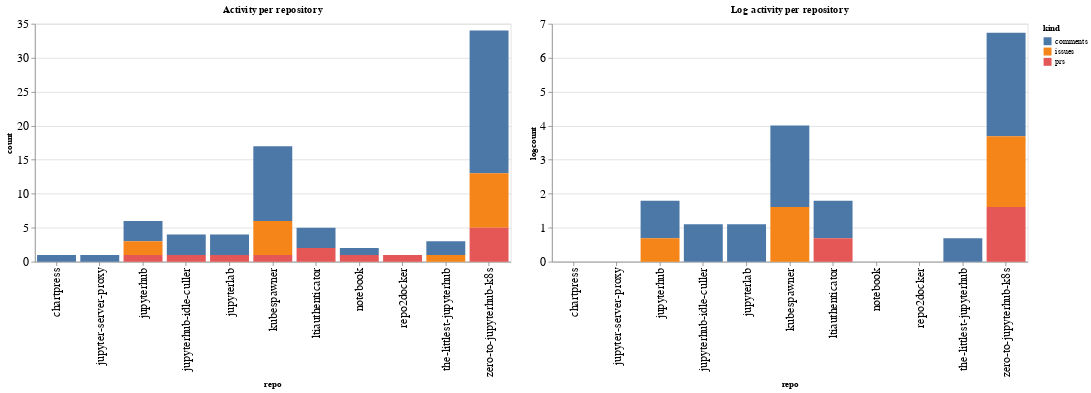

Notebook code for this chart:
### Code cell
ch1 = alt.Chart(repo_summaries, width=600, title="Activity per repository").mark_bar().encode(
    x='repo',
    y='count',
    color='kind',
    tooltip="kind"
)

ch2 = alt.Chart(repo_summaries, width=600, title="Log activity per repository").mark_bar().encode(
    x='repo',
    y='logcount',
    color='kind',
    tooltip="kind"
)

ch1 | ch2

### Figure 1 — Vega-Lite specification as saved in the notebook (floating-point values rounded to 4 significant figures)
{"config": {"axisLeft": {"labelFontSize": 15}, "axisBottom": {"labelFontSize": 15}}, "hconcat": [{"mark": "bar", "encoding": {"color": {"type": "nominal", "field": "kind"}, "tooltip": {"type": "nominal", "field": "kind"}, "x": {"type": "nominal", "field": "repo"}, "y": {"type": "quantitative", "field": "count"}}, "title": "Activity per repository", "width": 600}, {"mark": "bar", "encoding": {"color": {"type": "nominal", "field": "kind"}, "tooltip": {"type": "nominal", "field": "kind"}, "x": {"type": "nominal", "field": "repo"}, "y": {"type": "quantitative", "field": "logcount"}}, "title": "Log activity per repository", "width": 600}], "data": {"name": "data-6edadde257af86b52c59394159cc4a5e"}, "$schema": "https://vega.github.io/schema/vega-lite/v4.8.1.json", "datasets": {"data-6edadde257af86b52c59394159cc4a5e": [{"repo": "chartpress", "kind": "comments", "count": 1, "logcount": 0.0}, {"repo": "jupyter-server-proxy", "kind": "comments", "count": 1, "logcount": 0.0}, {"repo": "jupyterhub", "kind": "comments", "count": 3, "logcount": 1.099}, {"repo": "jupyterhub", "kind": "issues", "count": 2, "logcount": 0.6931}, {"repo": "jupyterhub", "kind": "prs", "count": 1, "logcount": 0.0}, {"repo": "jupyterhub-idle-culler", "kind": "comments", "count": 3, "logcount": 1.099}, {"repo": "jupyterhub-idle-culler", "kind": "prs", "count": 1, "logcount": 0.0}, {"repo": "jupyterlab", "kind": "comments", "count": 3, "logcount": 1.099}, {"repo": "jupyterlab", "kind": "prs", "count": 1, "logcount": 0.0}, {"repo": "kubespawner", "kind": "comments", "count": 11, "logcount": 2.398}, {"repo": "kubespawner", "kind": "issues", "count": 5, "logcount": 1.609}, {"repo": "kubespawner", "kind": "prs", "count": 1, "logcount": 0.0}, {"repo": "ltiauthenticator", "kind": "comments", "count": 3, "logcount": 1.099}, {"repo": "ltiauthenticator", "kind": "prs", "count": 2, "logcount": 0.6931}, {"repo": "notebook", "kind": "comments", "count": 1, "logcount": 0.0}, {"repo": "notebook", "kind": "prs", "count": 1, "logcount": 0.0}, {"repo": "repo2docker", "kind": "prs", "count": 1, "logcount": 0.0}, {"repo": "the-littlest-jupyterhub", "kind": "comments", "count": 2, "logcount": 0.6931}, {"repo": "the-littlest-jupyterhub", "kind": "issues", "count": 1, "logcount": 0.0}, {"repo": "zero-to-jupyterhub-k8s", "kind": "comments", "count": 21, "logcount": 3.045}, {"repo": "zero-to-jupyterhub-k8s", "kind": "issues", "count": 8, "logcount": 2.079}, {"repo": "zero-to-jupyterhub-k8s", "kind": "prs", "count": 5, "logcount": 1.609}]}}
